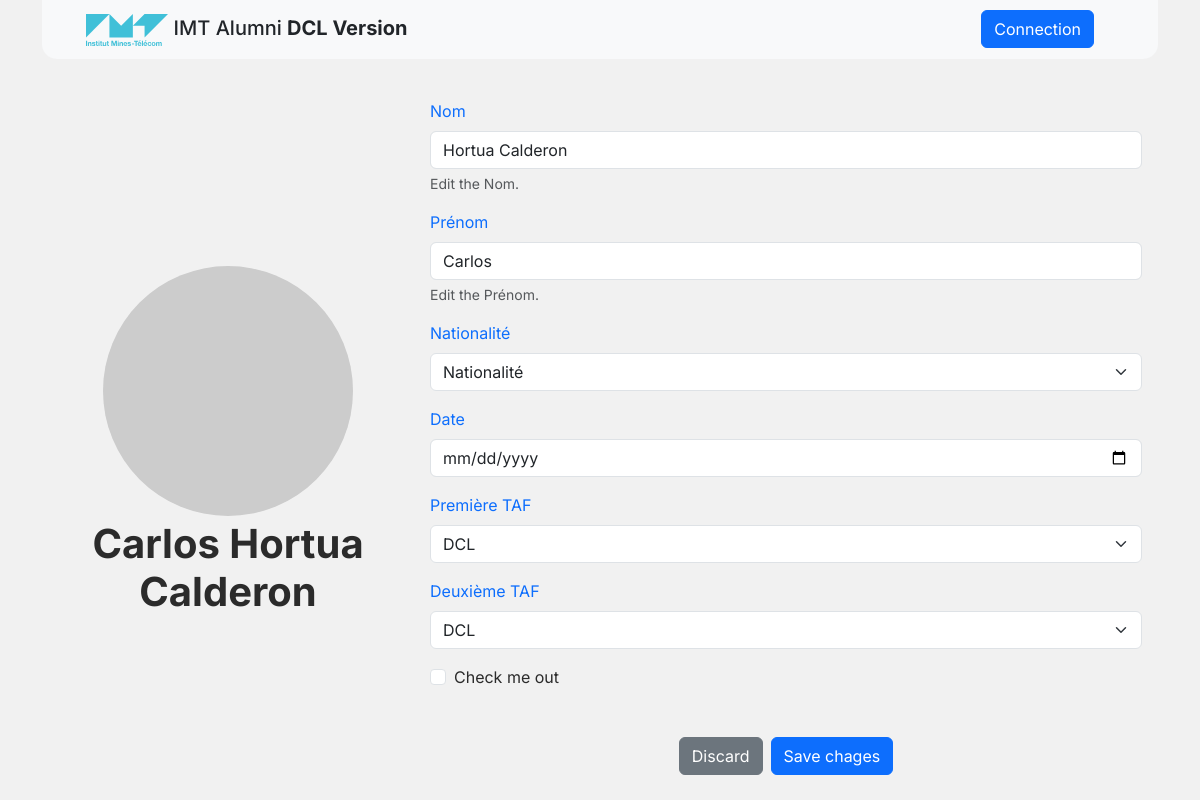
/list/students/edit?id=1, run on the app's committed database.
### database/models.py (models this page shows)
class User(db.Model):
    __tablename__ = "User"
    id = db.Column(db.Integer, primary_key=True)
    name = db.Column(db.Text)
    first_name = db.Column(db.Text)
    nationality = db.Column(db.Text)
    birth_date = db.Column(db.DateTime)
    taf1 = db.Column(db.Integer, db.ForeignKey('Taf.id'))
    taf2 = db.Column(db.Integer, db.ForeignKey('Taf.id'))
    stage = db.Column(db.Integer, db.ForeignKey('Stage.id'))
    promo = db.Column(db.Integer, db.ForeignKey('Promo.id'))

### app.py (the view)
@app.route('/list/students/edit')
def edit_students():
    ident = request.args.get('id', default='*', type=int)
    student = User.query.filter(User.id == ident)
    taf = Taf.query.all()
    return render_template("edituser.html.jinja2", student=student, taf=taf)

### templates/edituser.html.jinja2 (shortened to what this page needs)
{% extends "layout.html.jinja2" %}
{% block body %}
 <div class="container">
 {% for st in student %}
   <div class="row g-0 align-items-center">
    <div class="col-md-4 pt-3 text-center">
        <img src="https://i.pravatar.cc/900" style="border-radius:50%; width:250px; weight:250px;" class="img-fluid">
        <h1 class="mt-1"><strong>{{ st.first_name }} {{ st.name }}</strong> </h1>
    </div>
    <div class="col-md-8 p-3">
      <form action="http://127.0.0.1:5000/update/student" method="post">
        <div class="mb-3">
          <label for="Input-name" class="form-label text-primary">Nom</label>
          <input type="text" class="form-control" name="Input-name" aria-describedby="nameHelp"value="{{ st.name }}">
          <div id="nameHelp" class="form-text">Edit the Nom.</div>
        </div>
        <div class="mb-3">
          <label for="Input-firstname" class="form-label text-primary">Prénom</label>
          <input type="text" class="form-control" name="Input-firstname" aria-describedby="firstnameHelp" value="{{ st.first_name }}">
          <div id="fistnameHelp" class="form-text">Edit the Prénom.</div>
        </div>
        <div class="mb-3">
            <label for="select-nationality" class="form-label text-primary">Nationalité</label>
            <select class="form-select mb-3" aria-label=".form-select" name="select-nationality">
                <option selected>Nationalité</option>
              </select>
        </div>
        <div class="mb-3">
          <label for="Input-Date" class="form-label text-primary">Date</label>
          <input type="date" class="form-control" name="Input-Date" value=" {{st.birth_date}}">
        </div>
        <div class="mb-3">
          <label for="select-TAF1" class="form-label text-primary">Première TAF</label>
          <select class="form-select  mb-3" aria-label=".form-select-md" name="select-TAF1" value="{{st.taf1}}">
              {% for tf in taf %}
                <option value="{{ tf.id }}">{{ tf.name }}</option>
              {% endfor %}
          </select>
        </div>
        <div class="mb-3">
          <label for="select-TAF2" class="form-label text-primary">Deuxième TAF</label>
          <select class="form-select mb-3" aria-label=".form-select" name="select-TAF2" value="{{ st.taf2 }}">
              {% for tf in taf %}
                <option value="{{ tf.id }}">{{ tf.name }}</option>
              {% endfor %}
          </select>
        </div>
        <div class="mb-3 form-check">
          <input type="checkbox" class="form-check-input" id="exampleCheck1">
          <label class="form-check-label" for="exampleCheck1">Check me out</label>
        </div>
        <div class="d-grid gap-2 d-md-flex justify-content-md-center mt-5">
          <button type="button" class="btn btn-secondary btn-md">Discard</button>
          <button type="submit" class="btn btn-primary btn-md" >Save chages</button>
        </div>
      </form>
    </div>
    </div>
 {% endfor %}
    </div>
{% endblock %}

### static/css/style.css (style rules this page uses)
html body { font-family: 'Inter', sans-serif !important; color: #2b2b2b !important; }

### data on the page
User: first_name "Carlos", name "Hortua Calderon", Input-firstname "Carlos"

### other printed values
form field select-TAF1 "DCL"
form field select-TAF2 "DCL"
